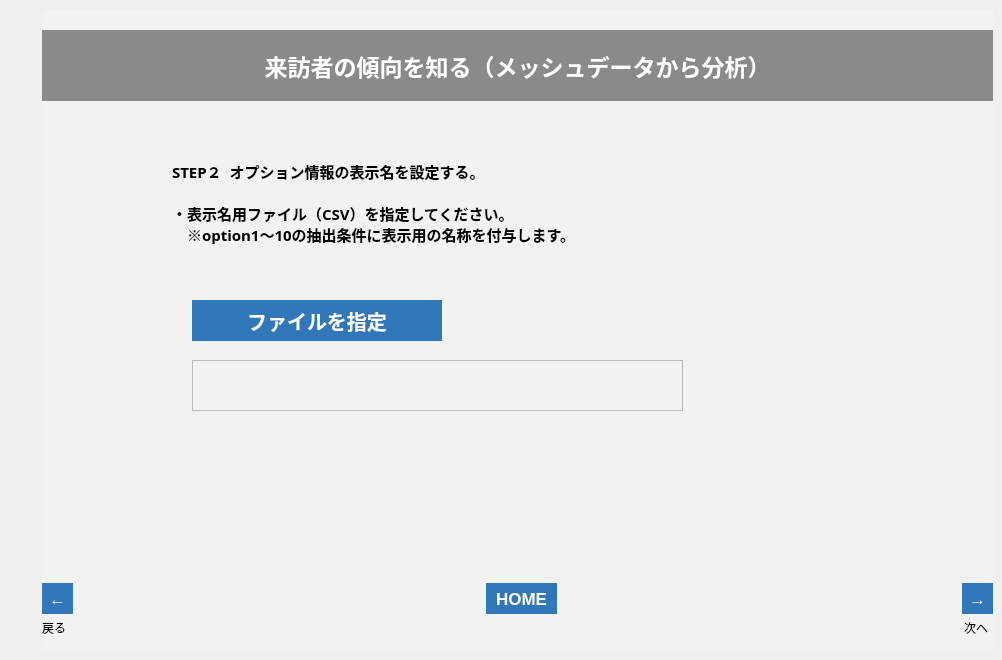
   <widget class="QWidget" name="tab_5">
    <attribute name="title">
     <string>001_3</string>
    </attribute>
    <widget class="QFrame" name="frame_6">
     <property name="geometry">
      <rect>
       <x>42</x>
       <y>10</y>
       <width>951</width>
       <height>641</height>
      </rect>
     </property>
     <property name="styleSheet">
      <string notr="true">background-color: rgb(242, 242, 242);</string>
     </property>
     <property name="frameShape">
      <enum>QFrame::NoFrame</enum>
     </property>
     <property name="frameShadow">
      <enum>QFrame::Plain</enum>
     </property>
     <property name="lineWidth">
      <number>0</number>
     </property>
     <widget class="QLabel" name="lbl_001_3_n">
      <property name="geometry">
       <rect>
        <x>922</x>
        <y>610</y>
        <width>31</width>
        <height>16</height>
       </rect>
      </property>
      <property name="text">
       <string>次へ</string>
      </property>
     </widget>
     <widget class="QLabel" name="label_54">
      <property name="geometry">
       <rect>
        <x>0</x>
        <y>610</y>
        <width>50</width>
        <height>16</height>
       </rect>
      </property>
      <property name="text">
       <string>戻る</string>
      </property>
     </widget>
     <widget class="QToolButton" name="btn_001_3_n">
      <property name="enabled">
       <bool>true</bool>
      </property>
      <property name="geometry">
       <rect>
        <x>920</x>
        <y>573</y>
        <width>31</width>
        <height>31</height>
       </rect>
      </property>
      <property name="font">
       <font>
        <pointsize>13</pointsize>
        <weight>75</weight>
        <bold>true</bold>
       </font>
      </property>
      <property name="styleSheet">
       <string notr="true">background-color: rgb(48,120,186);
color: rgb(255, 255, 255);
border: none;</string>
      </property>
      <property name="text">
       <string>→</string>
      </property>
     </widget>
     <widget class="QToolButton" name="btn_001_3_b">
      <property name="geometry">
       <rect>
        <x>0</x>
        <y>573</y>
        <width>31</width>
        <height>31</height>
       </rect>
      </property>
      <property name="font">
       <font>
        <pointsize>13</pointsize>
        <weight>75</weight>
        <bold>true</bold>
       </font>
      </property>
      <property name="styleSheet">
       <string notr="true">background-color: rgb(48,120,186);
color: rgb(255, 255, 255);
border: none;</string>
      </property>
      <property name="text">
       <string>←</string>
      </property>
     </widget>
     <widget class="QLabel" name="label_55">
      <property name="geometry">
       <rect>
        <x>0</x>
        <y>20</y>
        <width>951</width>
        <height>71</height>
       </rect>
      </property>
      <property name="font">
       <font>
        <family>游ゴシック</family>
        <pointsize>17</pointsize>
        <weight>75</weight>
        <bold>true</bold>
       </font>
      </property>
      <property name="styleSheet">
       <string notr="true">background-color: rgb(138, 138, 138);
color: rgb(255, 255, 255);</string>
      </property>
      <property name="text">
       <string>来訪者の傾向を知る（メッシュデータから分析）</string>
      </property>
      <property name="alignment">
       <set>Qt::AlignCenter</set>
      </property>
     </widget>
     <widget class="QLabel" name="lbl_001_3">
      <property name="geometry">
       <rect>
        <x>150</x>
        <y>420</y>
        <width>711</width>
        <height>51</height>
       </rect>
      </property>
      <property name="font">
       <font>
        <family>游ゴシック</family>
        <pointsize>11</pointsize>
        <weight>75</weight>
        <bold>true</bold>
       </font>
      </property>
      <property name="styleSheet">
       <string notr="true">border-color: rgb(220, 220, 220);</string>
      </property>
      <property name="frameShape">
       <enum>QFrame::Box</enum>
      </property>
      <property name="lineWidth">
       <number>0</number>
      </property>
      <property name="midLineWidth">
       <number>0</number>
      </property>
      <property name="text">
       <string/>
      </property>
      <property name="alignment">
       <set>Qt::AlignLeading|Qt::AlignLeft|Qt::AlignVCenter</set>
      </property>
     </widget>
     <widget class="QLabel" name="label_28">
      <property name="geometry">
       <rect>
        <x>130</x>
        <y>150</y>
        <width>711</width>
        <height>131</height>
       </rect>
      </property>
      <property name="font">
       <font>
        <family>游ゴシック</family>
        <pointsize>11</pointsize>
        <weight>75</weight>
        <bold>true</bold>
       </font>
      </property>
      <property name="styleSheet">
       <string notr="true">border-color: rgb(220, 220, 220);</string>
      </property>
      <property name="frameShape">
       <enum>QFrame::Box</enum>
      </property>
      <property name="lineWidth">
       <number>0</number>
      </property>
      <property name="midLineWidth">
       <number>0</number>
      </property>
      <property name="text">
       <string>STEP２  オプション情報の表示名を設定する。

・表示名用ファイル（CSV）を指定してください。
　※option1～10の抽出条件に表示用の名称を付与します。
</string>
      </property>
      <property name="alignment">
       <set>Qt::AlignLeading|Qt::AlignLeft|Qt::AlignTop</set>
      </property>
     </widget>
     <widget class="QPushButton" name="btn_option_load">
      <property name="geometry">
       <rect>
        <x>150</x>
        <y>290</y>
        <width>250</width>
        <height>41</height>
       </rect>
      </property>
      <property name="font">
       <font>
        <family>游ゴシック</family>
        <pointsize>15</pointsize>
        <weight>75</weight>
        <bold>true</bold>
       </font>
      </property>
      <property name="autoFillBackground">
       <bool>false</bool>
      </property>
      <property name="styleSheet">
       <string notr="true">background-color: rgb(48,120,186);
color: rgb(255, 255, 255);
border: none;</string>
      </property>
      <property name="text">
       <string>ファイルを指定</string>
      </property>
     </widget>
     <widget class="QListWidget" name="list_optioncsv">
      <property name="geometry">
       <rect>
        <x>150</x>
        <y>350</y>
        <width>491</width>
        <height>51</height>
       </rect>
      </property>
      <property name="font">
       <font>
        <pointsize>12</pointsize>
       </font>
      </property>
     </widget>
     <widget class="QToolButton" name="btn_home_3">
      <property name="geometry">
       <rect>
        <x>444</x>
        <y>573</y>
        <width>71</width>
        <height>31</height>
       </rect>
      </property>
      <property name="font">
       <font>
        <pointsize>13</pointsize>
        <weight>75</weight>
        <bold>true</bold>
       </font>
      </property>
      <property name="styleSheet">
       <string notr="true">background-color: rgb(48,120,186);
color: rgb(255, 255, 255);
border: none;</string>
      </property>
      <property name="text">
       <string>HOME</string>
      </property>
     </widget>
    </widget>
   </widget>
